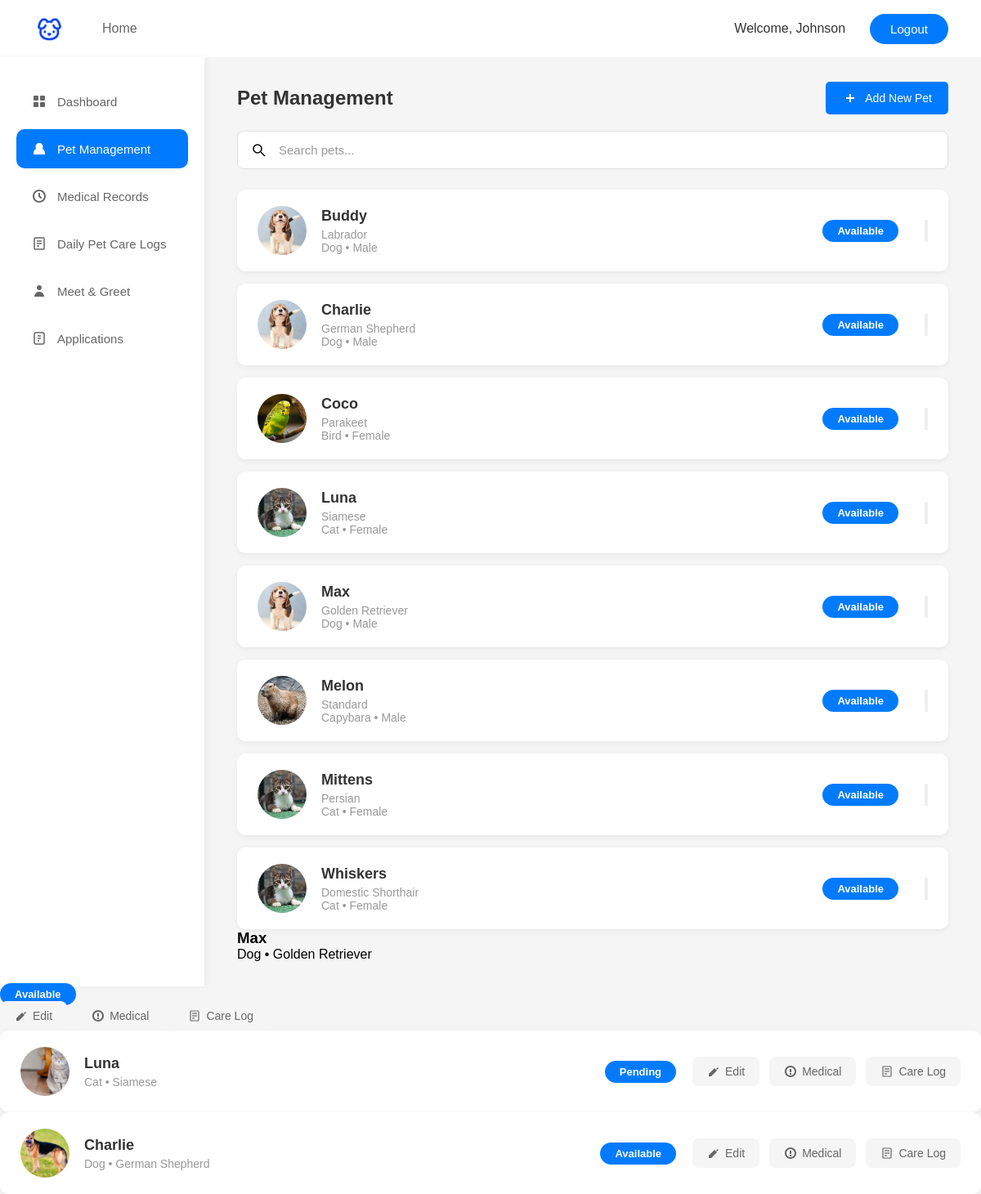
Screenshot of /PetAdoption/staff/petManagement.php (signed in) with the database file from the repository.
### tables this page shows
CREATE TABLE Staff (
    Staff_id INT PRIMARY KEY AUTO_INCREMENT,
    Email VARCHAR(255) UNIQUE NOT NULL,
    Phone VARCHAR(20),
    Name VARCHAR(100) NOT NULL,
    Works_at VARCHAR(255),
    created_at TIMESTAMP DEFAULT CURRENT_TIMESTAMP
);

CREATE TABLE Pets (
    Pet_id INT PRIMARY KEY AUTO_INCREMENT,
    Shelter_id INT,
    Species VARCHAR(100),
    Breed VARCHAR(100),
    Gender ENUM('Male', 'Female'),
    Pet_Name VARCHAR(100),
    DateOfBirth DATE,
    Color VARCHAR(50),
    Status ENUM('Available', 'Adopted', 'Pending', 'Medical Care') DEFAULT 'Available',
    Housed_at VARCHAR(255),
    FOREIGN KEY (Shelter_id) REFERENCES Shelter(Shelter_id) ON DELETE SET NULL
);

### PetAdoption/staff/petManagement.php (the view, shortened to what this page needs)
<?php
require_once '../config.php';
$staff_id = $_SESSION['user_id'];
$sql = "SELECT * FROM Staff WHERE Staff_id = ?";
$stmt = $conn->prepare($sql);
$stmt->bind_param("i", $staff_id);
$stmt->execute();
$staff = $stmt->get_result()->fetch_assoc();
$sql = "SELECT * FROM Pets ORDER BY Pet_Name";
$result = $conn->query($sql);
?>
<!DOCTYPE html>
<html lang="en">
<head>
    <link rel="stylesheet" href="../css/style.css">
    <link rel="stylesheet" href="../css/staff.css">
    <link rel="stylesheet" href="../css/petManagement.css">
    <link rel="stylesheet" href="../css/buttons.css">
    <link rel="stylesheet" href="../css/search.css">
</head>
<body>
    <nav>
        <div class="nav-left">
            <div class="logo">
                <img src="../Image/PetLogo.png" alt="Pet Adoption Logo">
            </div>
            <ul class="nav-links">
                <li><a href="staff.php">Home</a></li>
            </ul>
        </div>
        <div class="nav-right">
            <span style="color: #333; margin-right: 15px;">Welcome, <?php echo htmlspecialchars($staff['Name']); ?></span>
            <a href="../user/logout.php" class="btn btn-login">Logout</a>
        </div>
    </nav>
    <div class="staff-container">
        <aside class="sidebar">
            <button class="sidebar-btn" onclick="window.location.href='staff.php'">
                <svg viewBox="0 0 20 20">
                    <rect x="3" y="3" width="6" height="6" rx="1"/>
                    <rect x="11" y="3" width="6" height="6" rx="1"/>
                    <rect x="3" y="11" width="6" height="6" rx="1"/>
                    <rect x="11" y="11" width="6" height="6" rx="1"/>
                </svg>
                Dashboard
            </button>
            <button class="sidebar-btn active">
                <svg viewBox="0 0 20 20">
                    <path d="M10 3C7.5 3 5.5 5 5.5 7.5C5.5 8.5 5.8 9.4 6.3 10.1C4.4 11 3 13 3 15.5V17H17V15.5C17 13 15.6 11 13.7 10.1C14.2 9.4 14.5 8.5 14.5 7.5C14.5 5 12.5 3 10 3Z"/>
                </svg>
                Pet Management
            </button>
            <button class="sidebar-btn">
                Medical Records
            </button>
            <button class="sidebar-btn" onclick="window.location.href='careLogs.php'">
                Daily Pet Care Logs
            </button>
            <button class="sidebar-btn" onclick="window.location.href='shelterAppointment.php'">
                <svg viewBox="0 0 20 20">
                    <path d="M10 9C11.7 9 13 7.7 13 6C13 4.3 11.7 3 10 3C8.3 3 7 4.3 7 6C7 7.7 8.3 9 10 9Z"/>
                    <path d="M10 11C6.7 11 4 13.7 4 17H16C16 13.7 13.3 11 10 11Z"/>
                </svg>
                Meet & Greet
            </button>
            <button class="sidebar-btn">
                Applications
            </button>
        </aside>
        <main class="pet-management-content">
            <div style="display: flex; justify-content: space-between; align-items: center; margin-bottom: 20px;">
                <h2 style="margin: 0; color: #333; font-size: 24px;">Pet Management</h2>
                <button class="action-btn primary" onclick="window.location.href='addNewPet.php'" style="padding: 10px 20px; background-color: #007BFF; color: white; border: none; border-radius: 5px; cursor: pointer; display: flex; align-items: center; gap: 8px; font-size: 14px;">
                    <svg viewBox="0 0 20 20">
                        <line x1="10" y1="5" x2="10" y2="15" stroke="currentColor" stroke-width="2"/>
                        <line x1="5" y1="10" x2="15" y2="10" stroke="currentColor" stroke-width="2"/>
                    </svg>
                    Add New Pet
                </button>
            </div>
            <div class="search-container">
                <svg viewBox="0 0 18 18">
                    <circle cx="7" cy="7" r="5" stroke="currentColor" stroke-width="1.5" fill="none"/>
                    <line x1="11" y1="11" x2="16" y2="16" stroke="currentColor" stroke-width="1.5"/>
                </svg>
                <input type="text" placeholder="Search pets..." id="searchInput">
            </div>
            <div class="pet-list-container">
                <?php if($result && $result->num_rows > 0): ?>
                    <?php while($pet = $result->fetch_assoc()): ?>
                        <div class="pet-item" data-name="<?php echo strtolower($pet['Pet_Name']); ?>">
                            <div class="pet-info-section">
                                <img src="../Image/<?php echo htmlspecialchars($pet['Species']); ?>s/<?php echo strtolower($pet['Species']); ?>01.jpg" alt="<?php echo htmlspecialchars($pet['Pet_Name']); ?>" class="pet-avatar" onerror="this.src='../Image/pet-placeholder.jpg'">
                                <div class="pet-details">
                                    <h3><?php echo htmlspecialchars($pet['Pet_Name']); ?></h3>
                                    <p class="pet-breed"><?php echo htmlspecialchars($pet['Breed']); ?></p>
                                    <p class="pet-meta"><?php echo htmlspecialchars($pet['Species']); ?> • <?php echo htmlspecialchars($pet['Gender']); ?></p>
                                </div>
                            </div>
                            <div class="pet-actions">
                                <span class="status-badge <?php echo strtolower($pet['Status']); ?>"><?php echo htmlspecialchars($pet['Status']); ?></span>
                                <button class="icon-btn" onclick="window.location.href='editPet.php?pet_id=<?php echo $pet['Pet_id']; ?>'" title="Edit pet">
                                </button>
                            </div>
                        </div>
                    <?php endwhile; ?>
                <?php else: ?>
                    <p style="text-align: center; padding: 40px; color: #999;">No pets found.</p>
                <?php endif; ?>
            </div>
                            <h3>Max</h3>
                            <p>Dog • Golden Retriever</p>
                        </div>
                        <span class="status-badge available">Available</span>
                    <div class="pet-actions">
                        <button class="action-btn-small" onclick="window.location.href='editPet.html'">
                            <svg viewBox="0 0 16 16">
                                <path d="M2 11L2 14L5 14L12 7L9 4L2 11Z"/>
                                <path d="M13 3L14 4L12 6L11 5L13 3Z"/>
                            </svg>
                            Edit
                        </button>
                        <button class="action-btn-small">
                            <svg viewBox="0 0 16 16">
                                <path d="M8 1C4.1 1 1 4.1 1 8C1 11.9 4.1 15 8 15C11.9 15 15 11.9 15 8C15 4.1 11.9 1 8 1ZM8 13C5.2 13 3 10.8 3 8C3 5.2 5.2 3 8 3C10.8 3 13 5.2 13 8C13 10.8 10.8 13 8 13Z"/>
                                <path d="M9 5H7V9H9V5Z"/>
                                <rect x="7" y="10" width="2" height="2"/>
                            </svg>
                            Medical
                        </button>
                        <button class="action-btn-small" onclick="window.location.href='careLogsDetail.html'">
                            Care Log
                        </button>
                    </div>
                <div class="pet-item">
                    <div class="pet-info-section">
                        <img src="../Image/Scottish_cat.jpg" alt="Luna" class="pet-avatar">
                        <div class="pet-details">
                            <h3>Luna</h3>
                            <p>Cat • Siamese</p>
                        </div>
                        <span class="status-badge pending">Pending</span>
                    </div>
                    <div class="pet-actions">
                        <button class="action-btn-small">
                            <svg viewBox="0 0 16 16">
                                <path d="M2 11L2 14L5 14L12 7L9 4L2 11Z"/>
                                <path d="M13 3L14 4L12 6L11 5L13 3Z"/>
                            </svg>
                            Edit
                        </button>
                        <button class="action-btn-small">
                            <svg viewBox="0 0 16 16">
                                <path d="M8 1C4.1 1 1 4.1 1 8C1 11.9 4.1 15 8 15C11.9 15 15 11.9 15 8C15 4.1 11.9 1 8 1ZM8 13C5.2 13 3 10.8 3 8C3 5.2 5.2 3 8 3C10.8 3 13 5.2 13 8C13 10.8 10.8 13 8 13Z"/>
                                <path d="M9 5H7V9H9V5Z"/>
                                <rect x="7" y="10" width="2" height="2"/>
                            </svg>
                            Medical
                        </button>
                        <button class="action-btn-small" onclick="window.location.href='careLogsDetail.html'">
                            Care Log
                        </button>
                    </div>
                </div>
                <div class="pet-item">
                    <div class="pet-info-section">
                        <img src="../Image/german-shepherd-2-3.jpg" alt="Charlie" class="pet-avatar">
                        <div class="pet-details">
                            <h3>Charlie</h3>
                            <p>Dog • German Shepherd</p>
                        </div>
                        <span class="status-badge available">Available</span>
                    </div>
                    <div class="pet-actions">
                        <button class="action-btn-small">
                            <svg viewBox="0 0 16 16">
                                <path d="M2 11L2 14L5 14L12 7L9 4L2 11Z"/>
                                <path d="M13 3L14 4L12 6L11 5L13 3Z"/>
                            </svg>
                            Edit
                        </button>
                        <button class="action-btn-small">
                            <svg viewBox="0 0 16 16">
                                <path d="M8 1C4.1 1 1 4.1 1 8C1 11.9 4.1 15 8 15C11.9 15 15 11.9 15 8C15 4.1 11.9 1 8 1ZM8 13C5.2 13 3 10.8 3 8C3 5.2 5.2 3 8 3C10.8 3 13 5.2 13 8C13 10.8 10.8 13 8 13Z"/>
                                <path d="M9 5H7V9H9V5Z"/>
                                <rect x="7" y="10" width="2" height="2"/>
                            </svg>
                            Medical
                        </button>
                        <button class="action-btn-small" onclick="window.location.href='careLogsDetail.html'">
                            Care Log
                        </button>
                    </div>
                </div>
</body>
</html>

### PetAdoption/css/style.css (style rules this page uses)
* { margin: 0; padding: 0; box-sizing: border-box; }
body { font-family: Arial, sans-serif; background-color: #f5f5f5; }
nav { background-color: #ffffff; box-shadow: 0 2px 4px rgba(0, 0, 0, 0.1); padding: 15px 40px; display: flex; justify-content: space-between; align-items: center; }
.nav-left { display: flex; align-items: center; gap: 30px; }
.logo { display: flex; align-items: center; gap: 10px; }
.logo img { height: 40px; width: auto; }
.nav-links { display: flex; list-style: none; gap: 25px; align-items: center; }
.nav-links a { text-decoration: none; color: #666; font-size: 16px; font-weight: 500; padding: 8px 15px; border-radius: 5px; transition: all 0.3s ease; }
.nav-right { display: flex; gap: 15px; align-items: center; }
.btn { padding: 10px 25px; border-radius: 20px; font-size: 15px; font-weight: 500; cursor: pointer; border: none; transition: all 0.3s ease; text-decoration: none; display: inline-block; }
.btn-login { background-color: #007BFF; color: white; }

### PetAdoption/css/staff.css (style rules this page uses)
.staff-container { display: flex; gap: 0; min-height: calc(100vh - 70px); background-color: #f5f5f5; }
.sidebar { width: 250px; background-color: white; padding: 30px 20px; display: flex; flex-direction: column; gap: 10px; box-shadow: 2px 0 8px rgba(0, 0, 0, 0.05); }

### PetAdoption/css/petManagement.css (style rules this page uses)
.pet-management-content { flex: 1; padding: 30px 40px; }
.pet-list-container { display: flex; flex-direction: column; gap: 15px; }
.pet-item { background-color: white; border-radius: 10px; padding: 20px 25px; box-shadow: 0 2px 6px rgba(0, 0, 0, 0.06); display: flex; justify-content: space-between; align-items: center; transition: all 0.3s ease; }
.pet-info-section { display: flex; align-items: center; gap: 18px; flex: 1; }
.pet-avatar { width: 60px; height: 60px; border-radius: 50%; object-fit: cover; flex-shrink: 0; }
.pet-details { flex: 1; }
.pet-details h3 { font-size: 18px; color: #333; margin-bottom: 4px; font-weight: 600; }
.pet-details p { font-size: 14px; color: #999; }
.status-badge { padding: 6px 18px; border-radius: 20px; font-size: 13px; font-weight: 600; margin-left: auto; margin-right: 20px; }
.status-badge.available { background-color: #007BFF; color: white; }
.status-badge.pending { background-color: #007BFF; color: white; }
.pet-actions { display: flex; gap: 12px; flex-shrink: 0; }

### PetAdoption/css/buttons.css (style rules this page uses)
.sidebar-btn svg, .action-btn svg, .action-btn-small svg { width: 20px; height: 20px; fill: currentColor; flex-shrink: 0; }
.action-btn-small svg { width: 16px; height: 16px; }
.sidebar-btn { display: flex; align-items: center; gap: 12px; padding: 14px 18px; border: none; background-color: transparent; color: #666; font-size: 15px; font-weight: 500; border-radius: 10px; cursor: pointer; transition: all 0.3s ease; text-align: left; position: relative; }
.sidebar-btn.active { background-color: #007BFF; color: white; }
.action-btn { display: flex; align-items: center; gap: 10px; padding: 15px 35px; border: none; border-radius: 25px; font-size: 16px; font-weight: 500; cursor: pointer; transition: all 0.3s ease; }
.action-btn.primary { background-color: #007BFF; color: white; }
.action-btn-small { display: flex; align-items: center; gap: 6px; padding: 10px 18px; border: none; background-color: #f5f5f5; color: #666; font-size: 14px; font-weight: 500; border-radius: 8px; cursor: pointer; transition: all 0.3s ease; }

### PetAdoption/css/search.css (style rules this page uses)
.search-container { position: relative; margin-bottom: 25px; }
.search-container svg { position: absolute; left: 18px; top: 50%; transform: translateY(-50%); width: 18px; height: 18px; fill: #999; }
.search-container input { width: 100%; padding: 14px 20px 14px 50px; border: 1px solid #e0e0e0; border-radius: 8px; font-size: 15px; background-color: white; transition: all 0.3s ease; }
.search-container input::placeholder { color: #999; }

### rows the page displays
staff: Name "Johnson"
pets: Pet_Name "Buddy", Breed "Labrador", Species "Dog", Gender "Male", Status "Available"
pets: Pet_Name "Charlie", Breed "German Shepherd", Species "Dog", Gender "Male", Status "Available"
pets: Species (picture), Pet_Name "Coco", Breed "Parakeet", Species "Bird", Gender "Female", Status "Available"
pets: Pet_Name "Luna", Breed "Siamese", Species "Cat", Gender "Female", Status "Available"
pets: Pet_Name "Max", Breed "Golden Retriever", Species "Dog", Gender "Male", Status "Available"
pets: Species (picture), Pet_Name "Melon", Breed "Standard", Species "Capybara", Gender "Male", Status "Available"
pets: Pet_Name "Mittens", Breed "Persian", Species "Cat", Gender "Female", Status "Available"
pets: Pet_Name "Whiskers", Breed "Domestic Shorthair", Species "Cat", Gender "Female", Status "Available"
